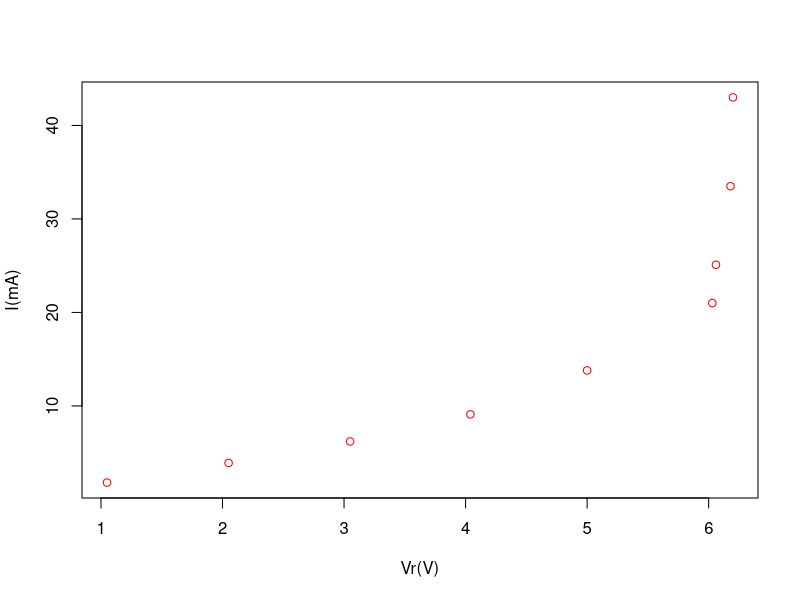
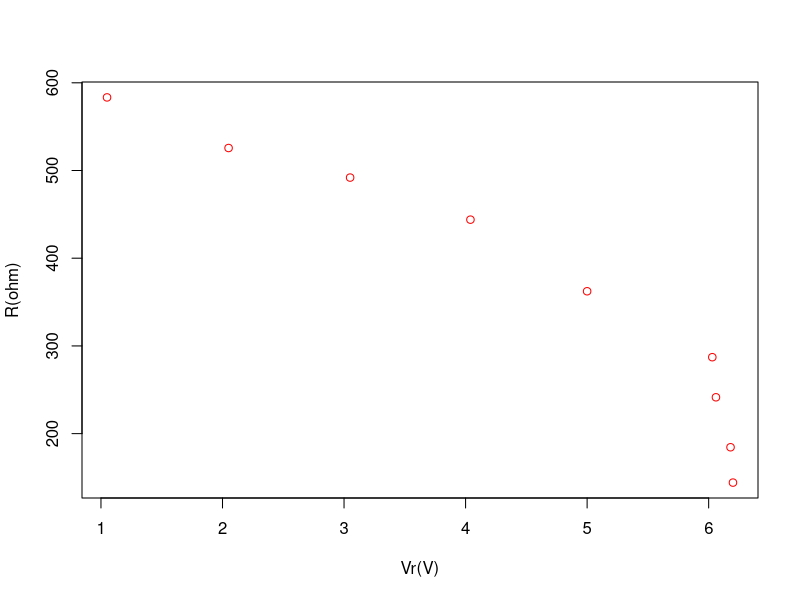
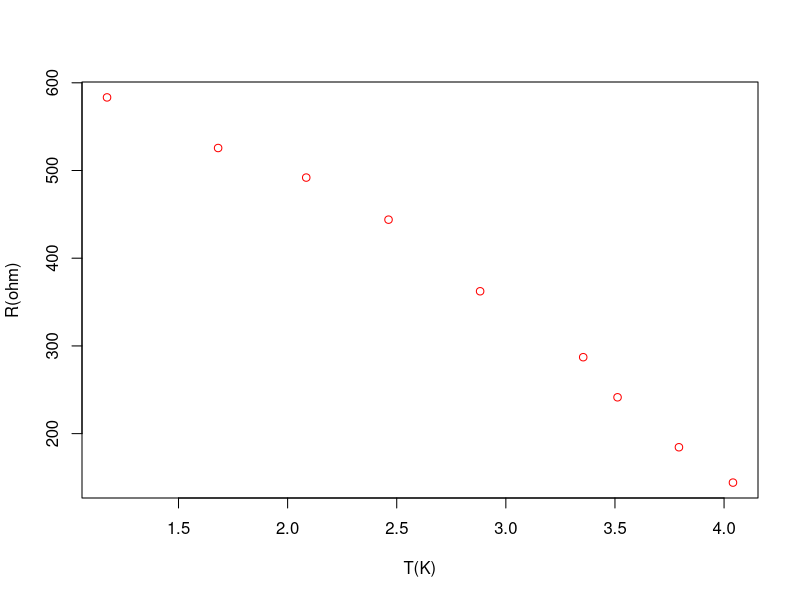

Write the R code that produced these figures, in order.
#TERMISTOR
#DEFINIR MEDIDAS
Vr<-c(1.05,	2.05,	3.05,	4.04,	5.00,	6.03,	6.06,	6.18,	6.20)
I<- c(1.80,	3.90,	6.20,	9.10,	13.80,	21.00,	25.10,	33.50,	43.00)

#DEFINIR VALORES TEORICOS
P<-Vr*I
R<-(Vr/I)*1000
T<-(P^0.25)

#GERAR GRAFICO 1 CORRENTE VS DDP
png("exp3/Grafico%d1.png")
plot(I~Vr,ylab="I(mA)",xlab="Vr(V)",col="red",type="p")
dev.off()

#GERAR GRAFICO 2 RESISTENCIA VS DDP
png("exp3/Grafico%d2.png")
plot(R~Vr,ylab="R(ohm)",xlab="Vr(V)",col="red",type="p")
dev.off()

#GERAR GRAFICO 1 RESISTENCIA VS TEMPERATURA
png("exp3/Grafico%d3.png")
plot(R~T,ylab="R(ohm)",xlab="T(K)",col="red",type="p")
dev.off()
